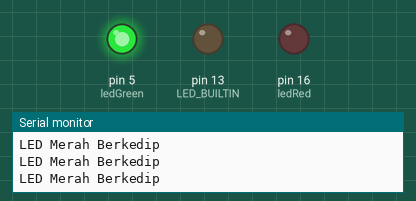
Bench run of a sketch on a simulated Arduino Uno, built with avr-gcc and run on an emulated ATmega328P. On the bench: output pins drawn as LEDs (lit = HIGH), the last lines printed to the serial monitor.

Above: at 1.0 s.
At 10.2 s:
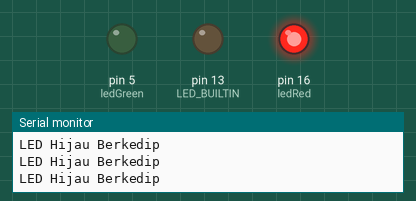
At 17.4 s:
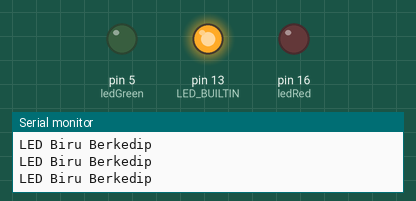
At 22.0 s:
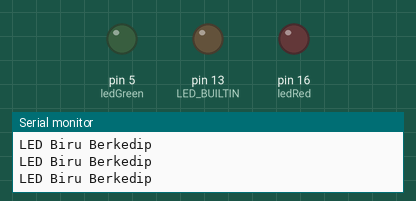
Timing chart, 0 to 32.0 s (numbered marks = the images above):
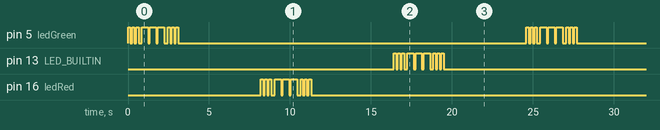

The sketch:

ledtugas.ino
```cpp
#define ledRed 16 //D0 pin LED
#define ledGreen 5 //D1 pin LED
void setup()
{
  Serial.begin(9600);
 // atur pin digital sebagai output
 pinMode(ledRed, OUTPUT);
 pinMode(ledGreen, OUTPUT);
 pinMode(LED_BUILTIN, OUTPUT);
}
void loop()
{
 // 3 dits (3 titik atau huruf S)
 for (int x=0; x<3; x++) {
 digitalWrite(ledGreen, HIGH); // LED nyala
 delay(150); // delay selama 150ms
 digitalWrite(ledGreen, LOW); // LED mati
 Serial.println("LED Merah Berkedip");
 delay(100); // delay selama 150ms
 }
 delay(100);
 // 3 dahs (3 garis atau huruf O)
 for (int x=0; x<3; x++) {
 digitalWrite(ledGreen, HIGH); // LED nyala
 delay(400); // delay selama 400ms
 digitalWrite(ledGreen, LOW); // LED mati
 delay(100); // delay selama 100ms
 }
 // 100ms delay to cause slight gap between letters
 delay(100);
 // 3 dits again (3 titik atau huruf S)
 for (int x=0; x<3; x++) {
 digitalWrite(ledGreen, HIGH); // LED nyala
 delay(150); // delay selama 150ms
 digitalWrite(ledGreen, LOW); // LED mati
 delay(100); // delay selama 100ms
 }
 // wait 5 seconds before repeating the SOS signal
 delay(5000);

 // 3 dits (3 titik atau huruf S)
 for (int x=0; x<3; x++) {
 digitalWrite(ledRed, HIGH); // LED nyala
 delay(150); // delay selama 150ms
 digitalWrite(ledRed, LOW); // LED mati
 Serial.println("LED Hijau Berkedip");
 delay(100); // delay selama 150ms
 }
 delay(100);
 // 3 dahs (3 garis atau huruf O)
 for (int x=0; x<3; x++) {
 digitalWrite(ledRed, HIGH); // LED nyala
 delay(400); // delay selama 400ms
 digitalWrite(ledRed, LOW); // LED mati
 delay(100); // delay selama 100ms
 }
 // 100ms delay to cause slight gap between letters
 delay(100);
 // 3 dits again (3 titik atau huruf S)
 for (int x=0; x<3; x++) {
 digitalWrite(ledRed, HIGH); // LED nyala
 delay(150); // delay selama 150ms
 digitalWrite(ledRed, LOW); // LED mati
 delay(100); // delay selama 100ms
 }
 // wait 5 seconds before repeating the SOS signal
 delay(5000);

 // 3 dits (3 titik atau huruf S)
 for (int x=0; x<3; x++) {
 digitalWrite(LED_BUILTIN, HIGH); // LED nyala
 delay(150); // delay selama 150ms
 digitalWrite(LED_BUILTIN, LOW); // LED mati
 Serial.println("LED Biru Berkedip");
 delay(100); // delay selama 150ms
 }
 delay(100);
 // 3 dahs (3 garis atau huruf O)
 for (int x=0; x<3; x++) {
 digitalWrite(LED_BUILTIN, HIGH); // LED nyala
 delay(400); // delay selama 400ms
 digitalWrite(LED_BUILTIN, LOW); // LED mati
 delay(100); // delay selama 100ms
 }
 // 100ms delay to cause slight gap between letters
 delay(100);
 // 3 dits again (3 titik atau huruf S)
 for (int x=0; x<3; x++) {
 digitalWrite(LED_BUILTIN, HIGH); // LED nyala
 delay(150); // delay selama 150ms
 digitalWrite(LED_BUILTIN, LOW); // LED mati
 delay(100); // delay selama 100ms
 }
 // wait 5 seconds before repeating the SOS signal
 delay(5000);
}
```

Measured:
- by itself, pin 5 (ledGreen), pin 13 (LED_BUILTIN), pin 16 (ledRed): repeats every 24.6 s: 2 × (LOW 0.10 s, HIGH 0.15 s), LOW 0.20 s, 2 × (HIGH 0.40 s, LOW 0.10 s), HIGH 0.40 s, LOW 0.20 s, 2 × (HIGH 0.15 s, LOW 0.10 s), HIGH 0.15 s, LOW 21.5 s, HIGH 0.15 s
- by itself, everything shown: repeats every 24.6 s, in 54 steps
